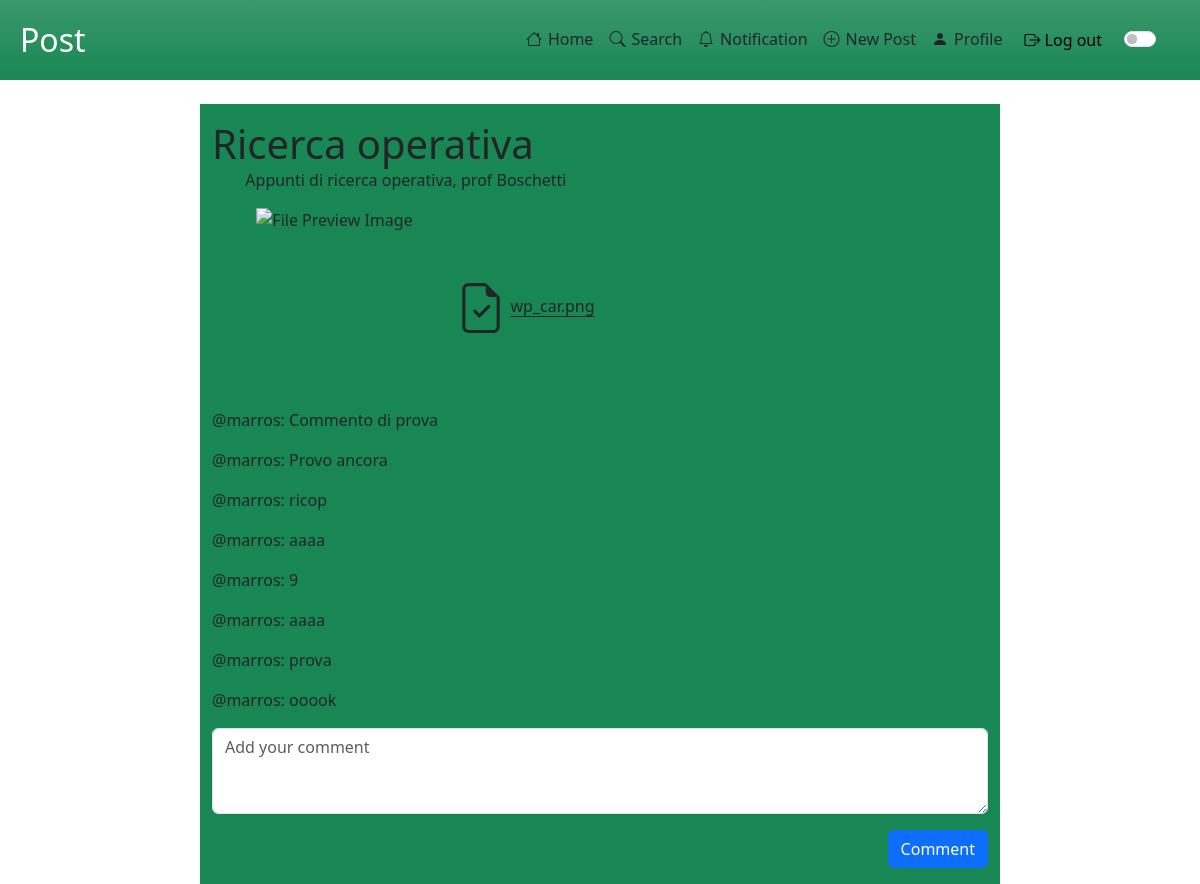
Screenshot of /website/post/viewPost.php?id=12 (signed in) with the database file from the repository.
### tables this page shows
CREATE TABLE `post` (
  `IdPost` int(11) NOT NULL,
  `Title` tinytext NOT NULL,
  `Description` text DEFAULT NULL,
  `NumberVote` int(11) NOT NULL,
  `NumberComment` int(11) NOT NULL,
  `IdUser` int(11) NOT NULL,
  `IdMedia` int(11) NOT NULL,
  `IdPreview` int(11) DEFAULT NULL,
  `IdCategory` int(11) DEFAULT NULL,
  `Date` datetime DEFAULT NULL
);

CREATE TABLE `media` (
  `IdMedia` int(11) NOT NULL,
  `FileName` tinytext NOT NULL,
  `FilePath` tinytext NOT NULL,
  `Extension` varchar(10) DEFAULT NULL
);

CREATE TABLE `usercomment` (
  `IdComment` int(11) NOT NULL,
  `CommentText` text NOT NULL,
  `IdPost` int(11) NOT NULL,
  `IdUser` int(11) NOT NULL
);

CREATE TABLE `utente` (
  `IdUser` int(11) NOT NULL,
  `Name` varchar(100) NOT NULL,
  `Surname` varchar(100) NOT NULL,
  `NumberFollower` int(11) NOT NULL,
  `Username` varchar(100) NOT NULL,
  `Email` varchar(100) NOT NULL,
  `Password` varchar(255) NOT NULL,
  `Description` tinytext DEFAULT NULL,
  `IdMedia` int(11) DEFAULT NULL
);

### website/includes/database.php (called while the page is built, shortened)
<?php
class DataBaseHelper
{
    private $db;
    public function __construct($hostname, $username, $password, $dbname, $port)
    {
        $this->db = new mysqli($hostname, $username, $password, $dbname, $port);
    }
    public function execQuery($query, $retType = MYSQLI_BOTH)
    {
        $stmt = $this->db->prepare($query);
        $stmt->execute();
        $res = $stmt->get_result();
        return $res == FALSE ? "" : $res->fetch_all($retType);
    }
};
$dbh = new DataBaseHelper("localhost", "root", "", "noteforall", 3307);

### website/post/viewPost.php (the view, shortened to what this page needs)
<!DOCTYPE html>
<html lang="en">
<?php
require_once("../includes/database.php");
$viewPostId = $_GET["id"];
$query = "SELECT * FROM post WHERE IdPost = $viewPostId;";
$infoPost = $dbh->execQuery($query)[0];
?>
<head>
    <link href="https://cdn.jsdelivr.net/npm/bootstrap@5.3.2/dist/css/bootstrap.min.css" rel="stylesheet">
</head>
<body>
    <div class="row m-auto mb-4">
        <?php
        include_once("../includes/navbar.php");
        ?>
    </div>
    <div class="container-fluid col-8 mx-auto py-auto py-3 d-block bg-success">
        <section>
            <div class="row justify-content-start">
                <h1 class="m-auto">
                    <?php echo ($infoPost["Title"]); ?>
                </h1>
            </div>
            <div class="row justify-content-center">
                <div class="col-11">
                    <p>
                        <?php echo ($infoPost["Description"]); ?>
                    </p>
                </div>
            </div>
            <div class="row col-11 mx-auto d-flex align-items-center">
                <?php
                if ($infoPost["IdPreview"] != NULL) {
                    $previewId = $infoPost["IdPreview"];
                    $query = "SELECT * FROM media WHERE IdMedia = $previewId;";
                    $previewRes = $dbh->execQuery($query)[0];
                    $previewPath = $previewRes["FilePath"];
                    $previewPath = "../" . $previewPath;
                ?>
                    <img class="img-fluid d-flex" style="width: 200px; height: 200px;" src="<?php echo ($previewPath); ?>" alt="File Preview Image">
                <?php
                }
                $mediaId = $infoPost["IdMedia"];
                $query = "SELECT * FROM media WHERE IdMedia = $mediaId;";
                $mediaRes = $dbh->execQuery($query)[0];
                $mediaPath = $mediaRes["FilePath"];
                $mediaName = $mediaRes["FileName"];
                ?>
                <span class="col-6 justify-content-end">
                    <a class="link-dark link-offset-2" href="<?php echo ($mediaPath) ?>" download><?php echo ($mediaName); ?></a>
                </span>
            </div>
            <div class="row">
                <?php
                $queryComments = "SELECT * FROM usercomment WHERE IdPost = {$infoPost['IdPost']}
                                ORDER BY IdComment ASC;";
                $comments = $dbh->execQuery($queryComments);
                foreach ($comments as $comment) {
                    $queryUserComment = "SELECT Username from utente WHERE IdUser = {$comment['IdUser']};";
                    $userComment = $dbh->execQuery($queryUserComment);
                ?>
                    <p>@<?php echo $userComment[0]['Username'] ?>: <?php echo $comment['CommentText'] ?></p>
                <?php
                }
                ?>
                <form action="../addComment.php" method="POST">
                    <div class="form-group">
                        <textarea class="form-control" id="textAreaComment" rows="3" placeholder="Add your comment" name="commentText"></textarea>
                        <input type="submit" value="Comment" id="submitComment" class="btn btn-primary mt-3 float-end">
                    </div>
                </form>
            </div>
        </section>
    </div>
</body>
</html>

### rows the page displays
post: Title "Ricerca operativa", Description "Appunti di ricerca operativa, prof Boschetti"
media: FileName "wp_car.png"
usercomment: IdUser.Username "marros", CommentText "Commento di prova"
usercomment: IdUser.Username "marros", CommentText "Provo ancora"
usercomment: IdUser.Username "marros", CommentText "ricop"
usercomment: IdUser.Username "marros", CommentText "aaaa"
usercomment: IdUser.Username "marros", CommentText "9"
usercomment: IdUser.Username "marros", CommentText "aaaa"
usercomment: IdUser.Username "marros", CommentText "prova"
usercomment: IdUser.Username "marros", CommentText "ooook"

### other values shown
$pageName "Post"
